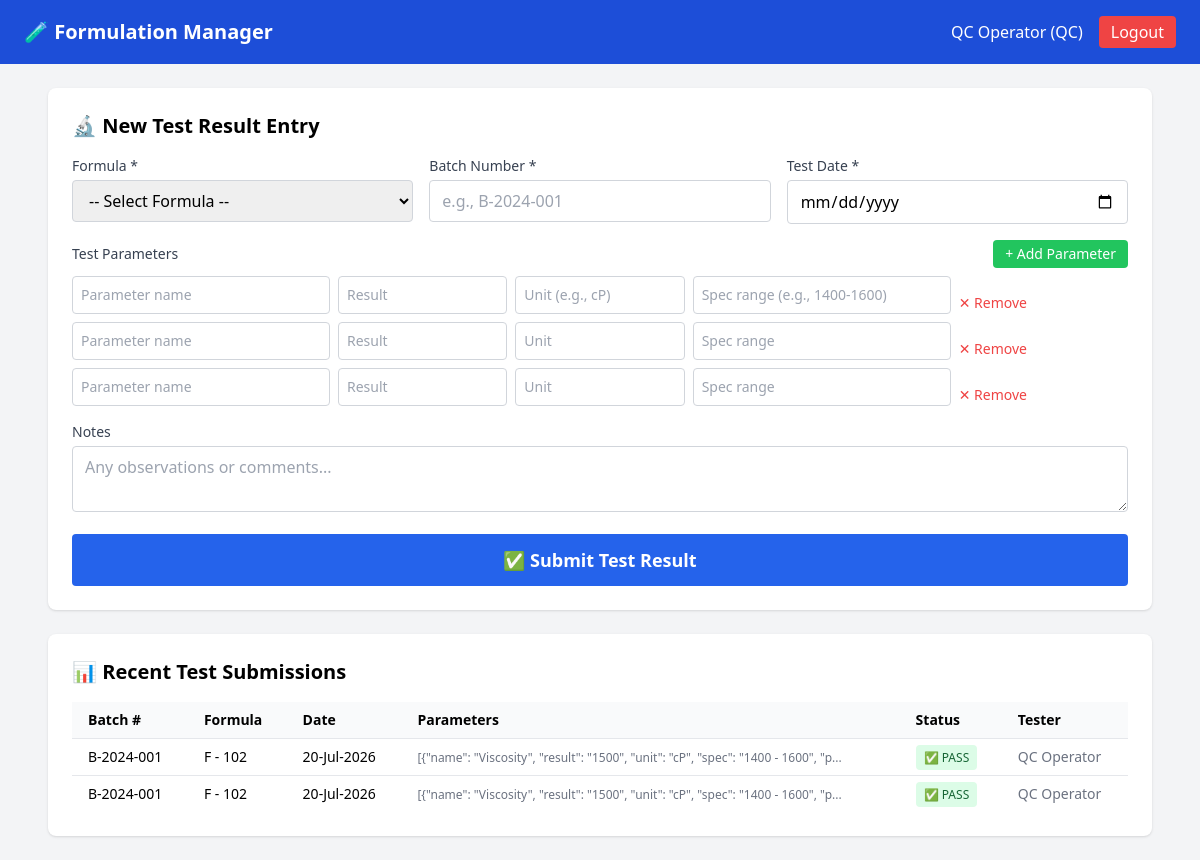
Page /dashboard (signed in) on the earlier database version.
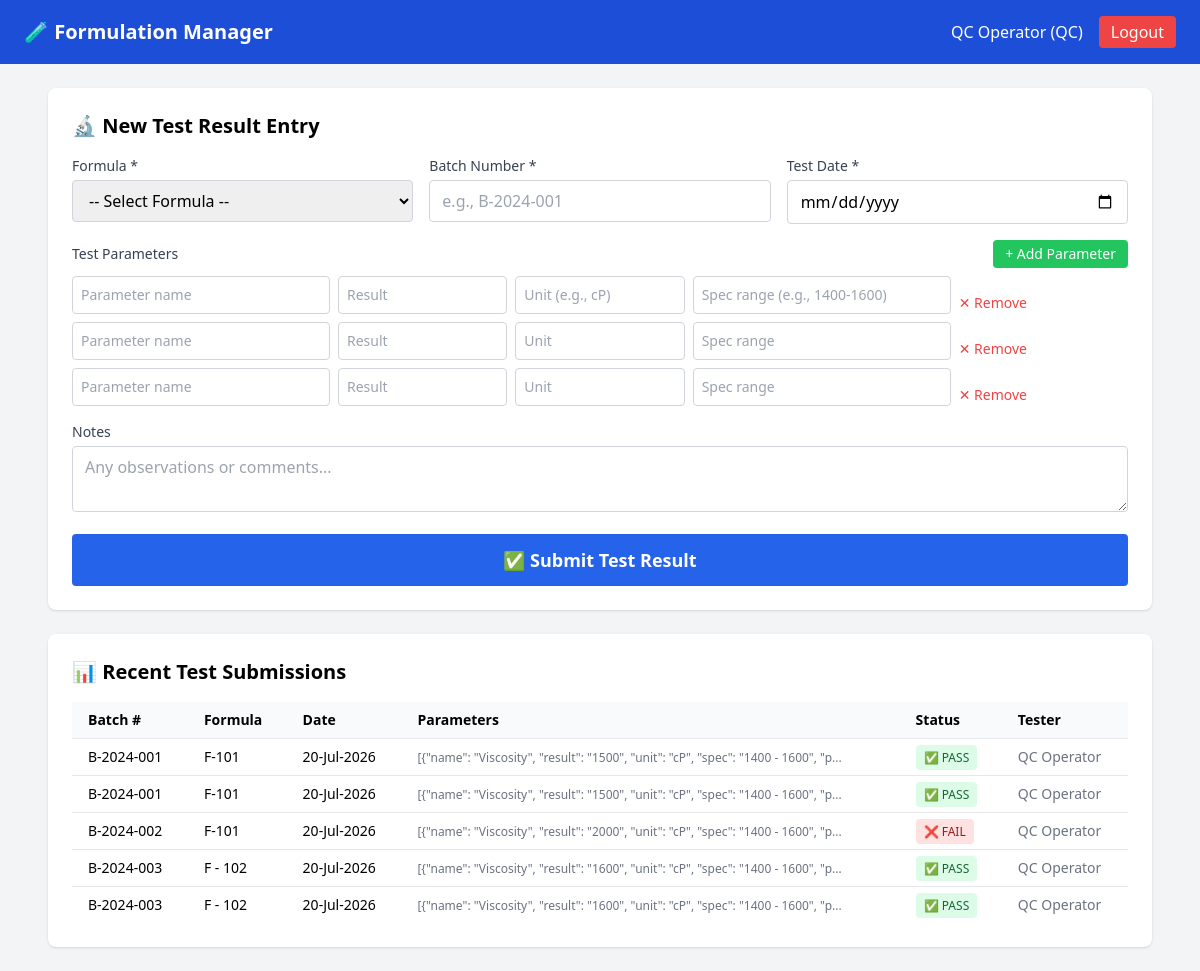
Same page on the later database version.
### app.py (models this page shows)
class User(UserMixin, db.Model):
    id = db.Column(db.Integer, primary_key=True)
    username = db.Column(db.String(80), unique=True, nullable=False)
    password_hash = db.Column(db.String(200), nullable=False)
    role = db.Column(db.String(20), nullable=False)
    display_name = db.Column(db.String(100), nullable=False)

class QCTestResult(db.Model):
    id = db.Column(db.Integer, primary_key=True)
    formula_id = db.Column(db.Integer, db.ForeignKey('formula.id'), nullable=False)
    batch_number = db.Column(db.String(50), nullable=False)
    test_date = db.Column(db.DateTime, default=datetime.utcnow)
    tested_by = db.Column(db.String(80))
    parameters = db.Column(db.Text)  # JSON string: [{"name":"Viscosity","result":"1500","unit":"cP","spec":"1400-1600","pass":true}]
    status = db.Column(db.String(20), default='pending')  # pass, fail, pending
    notes = db.Column(db.Text)
    formula = db.relationship('Formula')

class Formula(db.Model):
    id = db.Column(db.Integer, primary_key=True)
    code = db.Column(db.String(20), unique=True, nullable=False)
    name = db.Column(db.String(200), nullable=False)
    version = db.Column(db.String(10), default='1.0')
    status = db.Column(db.String(20), default='draft')  # draft, approved, archived
    created_by = db.Column(db.String(80))
    created_at = db.Column(db.DateTime, default=datetime.utcnow)
    ingredients = db.relationship('FormulaIngredient', backref='formula', lazy=True)

### app.py (the view, shortened to what this page needs)
@app.route('/dashboard')
@login_required
def dashboard():
    role_templates = {
        'qc': 'dashboard_qc.html',
        'rd': 'dashboard_rd.html',
        'planner': 'dashboard_planner.html',
        'production': 'dashboard_production.html',
        'factory': 'dashboard_factory.html',
        'audit': 'dashboard_audit.html',
        'md': 'dashboard_md.html'
    }
    template = role_templates.get(current_user.role, 'login.html')
    if current_user.role == 'qc':
        formulas = Formula.query.filter_by(status='approved').all()
        recent_tests = QCTestResult.query.order_by(QCTestResult.test_date.desc()).limit(10).all()
        return render_template(template, formulas=formulas, recent_tests=recent_tests)
    return render_template(template)

### app.py (called while the page is built)
@login_manager.user_loader
def load_user(user_id):
    return User.query.get(int(user_id))

### templates/dashboard_qc.html (shortened to what this page needs)
{% extends "base.html" %}
{% block content %}
<div class="bg-white rounded-lg shadow p-6 mb-6">
    <h2 class="text-xl font-bold mb-4">🔬 New Test Result Entry</h2>
    <form method="POST" action="{{ url_for('submit_qc_result') }}" id="qcForm">
        <div class="grid grid-cols-1 md:grid-cols-3 gap-4 mb-4">
            <div>
                <label class="block text-sm font-medium text-gray-700 mb-1">Formula *</label>
                <select name="formula_id" required
                        class="w-full px-3 py-2 border border-gray-300 rounded focus:outline-none focus:border-blue-500">
                    <option value="">-- Select Formula --</option>
                </select>
            </div>
            <div>
                <label class="block text-sm font-medium text-gray-700 mb-1">Batch Number *</label>
                <input type="text" name="batch_number" required placeholder="e.g., B-2024-001"
                       class="w-full px-3 py-2 border border-gray-300 rounded focus:outline-none focus:border-blue-500">
            </div>
            <div>
                <label class="block text-sm font-medium text-gray-700 mb-1">Test Date *</label>
                <input type="date" name="test_date" required
                       class="w-full px-3 py-2 border border-gray-300 rounded focus:outline-none focus:border-blue-500">
            </div>
        </div>
        <div class="mb-4">
            <div class="flex justify-between items-center mb-2">
                <label class="block text-sm font-medium text-gray-700">Test Parameters</label>
                <button type="button" onclick="addParameter()"
                        class="bg-green-500 text-white px-3 py-1 rounded text-sm hover:bg-green-600">
                    + Add Parameter
                </button>
            </div>
            <div id="parametersContainer">
                <div class="parameter-row grid grid-cols-12 gap-2 mb-2 items-end">
                    <div class="col-span-3">
                        <input type="text" name="param_name[]" placeholder="Parameter name"
                               class="w-full px-2 py-2 border border-gray-300 rounded text-sm">
                    </div>
                    <div class="col-span-2">
                        <input type="text" name="param_result[]" placeholder="Result"
                               class="w-full px-2 py-2 border border-gray-300 rounded text-sm">
                    </div>
                    <div class="col-span-2">
                        <input type="text" name="param_unit[]" placeholder="Unit (e.g., cP)"
                               class="w-full px-2 py-2 border border-gray-300 rounded text-sm">
                    </div>
                    <div class="col-span-3">
                        <input type="text" name="param_spec[]" placeholder="Spec range (e.g., 1400-1600)"
                               class="w-full px-2 py-2 border border-gray-300 rounded text-sm">
                    </div>
                    <div class="col-span-2">
                        <button type="button" onclick="removeParameter(this)"
                                class="text-red-500 hover:text-red-700 text-sm">✕ Remove</button>
                    </div>
                </div>
                <div class="parameter-row grid grid-cols-12 gap-2 mb-2 items-end">
                    <div class="col-span-3">
                        <input type="text" name="param_name[]" placeholder="Parameter name"
                               class="w-full px-2 py-2 border border-gray-300 rounded text-sm">
                    </div>
                    <div class="col-span-2">
                        <input type="text" name="param_result[]" placeholder="Result"
                               class="w-full px-2 py-2 border border-gray-300 rounded text-sm">
                    </div>
                    <div class="col-span-2">
                        <input type="text" name="param_unit[]" placeholder="Unit"
                               class="w-full px-2 py-2 border border-gray-300 rounded text-sm">
                    </div>
                    <div class="col-span-3">
                        <input type="text" name="param_spec[]" placeholder="Spec range"
                               class="w-full px-2 py-2 border border-gray-300 rounded text-sm">
                    </div>
                    <div class="col-span-2">
                        <button type="button" onclick="removeParameter(this)"
                                class="text-red-500 hover:text-red-700 text-sm">✕ Remove</button>
                    </div>
                </div>
                <div class="parameter-row grid grid-cols-12 gap-2 mb-2 items-end">
                    <div class="col-span-3">
                        <input type="text" name="param_name[]" placeholder="Parameter name"
                               class="w-full px-2 py-2 border border-gray-300 rounded text-sm">
                    </div>
                    <div class="col-span-2">
                        <input type="text" name="param_result[]" placeholder="Result"
                               class="w-full px-2 py-2 border border-gray-300 rounded text-sm">
                    </div>
                    <div class="col-span-2">
                        <input type="text" name="param_unit[]" placeholder="Unit"
                               class="w-full px-2 py-2 border border-gray-300 rounded text-sm">
                    </div>
                    <div class="col-span-3">
                        <input type="text" name="param_spec[]" placeholder="Spec range"
                               class="w-full px-2 py-2 border border-gray-300 rounded text-sm">
                    </div>
                    <div class="col-span-2">
                        <button type="button" onclick="removeParameter(this)"
                                class="text-red-500 hover:text-red-700 text-sm">✕ Remove</button>
                    </div>
                </div>
            </div>
        </div>
        <div class="mb-4">
            <label class="block text-sm font-medium text-gray-700 mb-1">Notes</label>
            <textarea name="notes" rows="2" placeholder="Any observations or comments..."
                      class="w-full px-3 py-2 border border-gray-300 rounded focus:outline-none focus:border-blue-500"></textarea>
        </div>
        <button type="submit"
                class="w-full bg-blue-600 text-white py-3 rounded hover:bg-blue-700 font-semibold text-lg">
            ✅ Submit Test Result
        </button>
    </form>
</div>
<div class="bg-white rounded-lg shadow p-6">
    <h2 class="text-xl font-bold mb-4">📊 Recent Test Submissions</h2>
    {% if recent_tests %}
    <div class="overflow-x-auto">
        <table class="w-full text-sm">
            <thead class="bg-gray-50">
                <tr>
                    <th class="px-4 py-2 text-left">Batch #</th>
                    <th class="px-4 py-2 text-left">Formula</th>
                    <th class="px-4 py-2 text-left">Date</th>
                    <th class="px-4 py-2 text-left">Parameters</th>
                    <th class="px-4 py-2 text-left">Status</th>
                    <th class="px-4 py-2 text-left">Tester</th>
                </tr>
            </thead>
            <tbody>
                {% for test in recent_tests %}
                <tr class="border-t hover:bg-gray-50">
                    <td class="px-4 py-2 font-medium">{{ test.batch_number }}</td>
                    <td class="px-4 py-2">{{ test.formula.code if test.formula else 'N/A' }}</td>
                    <td class="px-4 py-2">{{ test.test_date.strftime('%d-%b-%Y') if test.test_date else '' }}</td>
                    <td class="px-4 py-2">
                        {% set params = test.parameters|tojson if test.parameters else '[]' %}
                        {% set params_list = params|replace('\"', '"') %}
                        <span class="text-xs text-gray-500">
                            {% if test.parameters %}
                                {% set json_params = test.parameters %}
                                {{ json_params[:80] }}{% if json_params|length > 80 %}...{% endif %}
                            {% endif %}
                        </span>
                    </td>
                    <td class="px-4 py-2">
                        {% if test.status == 'pass' %}
                            <span class="bg-green-100 text-green-800 px-2 py-1 rounded text-xs font-medium">✅ PASS</span>
                        {% elif test.status == 'fail' %}
                            <span class="bg-red-100 text-red-800 px-2 py-1 rounded text-xs font-medium">❌ FAIL</span>
                        {% else %}
                            <span class="bg-yellow-100 text-yellow-800 px-2 py-1 rounded text-xs font-medium">⏳ PENDING</span>
                        {% endif %}
                    </td>
                    <td class="px-4 py-2 text-gray-500">{{ test.tested_by }}</td>
                </tr>
                {% endfor %}
            </tbody>
        </table>
    </div>
    {% else %}
    <div class="text-center py-8 text-gray-400">
        <p class="text-4xl mb-2">📋</p>
        <p>No test results submitted yet</p>
    </div>
    {% endif %}
</div>
{% endblock %}

### templates/base.html (shortened to what this page needs)
<!DOCTYPE html>
<html lang="en">
<head>
    <script src="https://cdn.tailwindcss.com"></script>
</head>
<body class="bg-gray-100 min-h-screen">
    {% if current_user.is_authenticated %}
    <nav class="bg-blue-700 text-white p-4">
        <div class="max-w-6xl mx-auto flex justify-between items-center">
            <span class="font-bold text-xl">🧪 Formulation Manager</span>
            <div class="flex items-center gap-4">
                <span>{{ current_user.display_name }} ({{ current_user.role.upper() }})</span>
                <a href="{{ url_for('logout') }}" class="bg-red-500 px-3 py-1 rounded hover:bg-red-600">Logout</a>
            </div>
        </div>
    </nav>
    {% endif %}
    <main class="max-w-6xl mx-auto p-6">
        {% block content %}{% endblock %}
    </main>
</body>
</html>

Differences in the rows shown:
changed QCTestResult (number 1 of 5 on the later page): formula "F - 102" → "F-101"
changed QCTestResult (number 2 of 5 on the later page): formula "F - 102" → "F-101"
added QCTestResult: batch_number "B-2024-002", formula "F-101", test_date "20-Jul-2026", parameters "[{\"name\": \"Viscosity\", \"result\": \"2000\", \"unit\": \"cP\", \"spec\": \"1400 - 1600\", \"p", status "❌ FAIL", tested_by "QC Operator"
added QCTestResult: batch_number "B-2024-003", formula "F - 102", test_date "20-Jul-2026", parameters "[{\"name\": \"Viscosity\", \"result\": \"1600\", \"unit\": \"cP\", \"spec\": \"1400 - 1600\", \"p", status "✅ PASS", tested_by "QC Operator"
added QCTestResult: batch_number "B-2024-003", formula "F - 102", test_date "20-Jul-2026", parameters "[{\"name\": \"Viscosity\", \"result\": \"1600\", \"unit\": \"cP\", \"spec\": \"1400 - 1600\", \"p", status "✅ PASS", tested_by "QC Operator"
